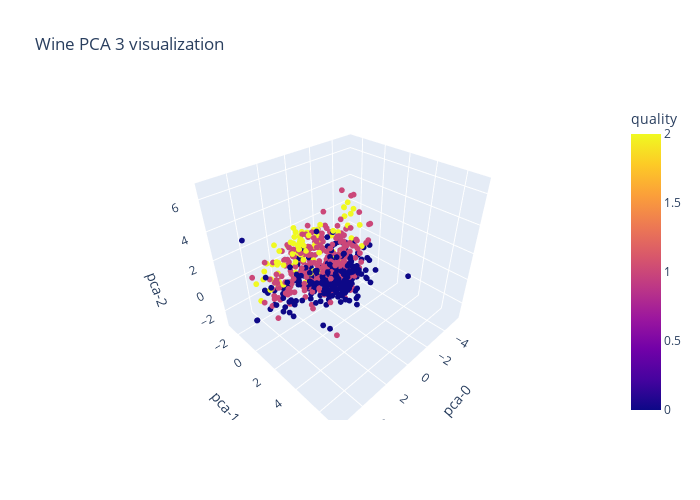

The code cell stored with this chart in its notebook:
### Code cell
fig = px.scatter_3d(wine_Train,
                    x='pca-0',
                    y='pca-1',
                    z='pca-2',
                    color='quality',
                    title='Wine PCA 3 visualization'
#                     template='plotly_dark',
                    )
fig.update_traces(marker=dict(size=2))
fig.update_layout(width=700, height=500, bargap=0.05)
fig.show()

### Figure 1 — Plotly figure (JSON) as saved in the notebook; plotly's stock layout.template omitted (floating-point values rounded to 4 significant figures; data arrays with more than 128 entries replaced by an {"elided": "..."} marker saying what was removed)
{"data": [{"hovertemplate": "pca-0=%{x}<br>pca-1=%{y}<br>pca-2=%{z}<br>quality=%{marker.color}<extra></extra>", "legendgroup": "", "marker": {"color": {"elided": "685 int values"}, "coloraxis": "coloraxis", "size": 2, "symbol": "circle"}, "mode": "markers", "name": "", "scene": "scene", "showlegend": false, "type": "scatter3d", "x": {"elided": "685 float values"}, "y": {"elided": "685 float values"}, "z": {"elided": "685 float values"}}], "layout": {"bargap": 0.05, "coloraxis": {"colorbar": {"title": {"text": "quality"}}, "colorscale": [[0, "#0d0887"], [0.1111, "#46039f"], [0.2222, "#7201a8"], [0.3333, "#9c179e"], [0.4444, "#bd3786"], [0.5556, "#d8576b"], [0.6667, "#ed7953"], [0.7778, "#fb9f3a"], [0.8889, "#fdca26"], [1, "#f0f921"]]}, "height": 500, "legend": {"tracegroupgap": 0}, "scene": {"domain": {"x": [0, 1], "y": [0, 1]}, "xaxis": {"title": {"text": "pca-0"}}, "yaxis": {"title": {"text": "pca-1"}}, "zaxis": {"title": {"text": "pca-2"}}}, "title": {"text": "Wine PCA 3 visualization"}, "width": 700}}
